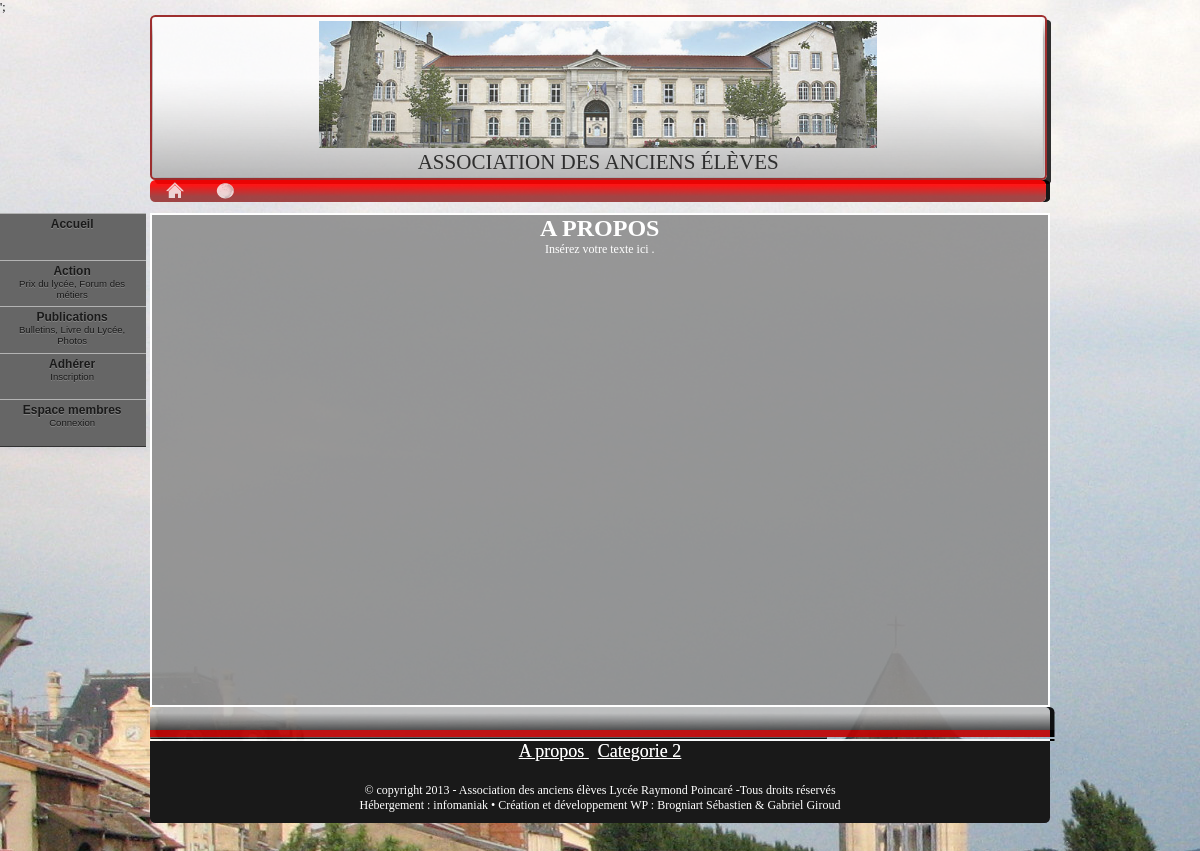
/Association-anciens-eleves/index.php?page=piedpage_categorie1, run on the app's committed database.
### tables this page shows
CREATE TABLE IF NOT EXISTS `categorie_piedpage1` (
  `id` int(11) NOT NULL AUTO_INCREMENT,
  `nom_categorie` varchar(100) NOT NULL,
  `titre` varchar(100) NOT NULL,
  `texte` text NOT NULL,
  PRIMARY KEY (`id`)
);

CREATE TABLE IF NOT EXISTS `categorie_piedpage3` (
  `id` int(11) NOT NULL AUTO_INCREMENT,
  `nom_categorie` varchar(110) NOT NULL,
  `titre` varchar(110) NOT NULL,
  `texte` text NOT NULL,
  PRIMARY KEY (`id`)
);

### Association-anciens-eleves/piedpage_categorie1.php (the view, shortened to what this page needs)
<?php
		try
	{
		$bdd = new PDO('mysql:host=localhost;dbname=texte_assoc', 'root','');
	}
		catch(Exception $e)
	{
        die('Erreur : '.$e->getMessage());
	}
	$bdd->exec("SET CHARACTER SET utf8");
	$requete=$bdd->query('SELECT titre,texte FROM categorie_piedpage1 WHERE id=1');
	while ($ligne = $requete->fetch())
	{
echo"  <center> <h1> ".$ligne["titre"]."</h1> </center> ";
echo $ligne["texte"];
}?>

### Association-anciens-eleves/include/footer.php
<?php
		try
	{
		$bdd = new PDO('mysql:host=localhost;dbname=texte_assoc', 'root','');
	}
		catch(Exception $e)
	{
        die('Erreur : '.$e->getMessage());
	}
?>
<div id="bande2">
				</div>
				<div id="piedpagehaut">
				</div>
					<div id="bande3"></div>
				<div id="bande4">
				</div>
				<div id="piedpagebas2">
					<?php
					echo'<div id="categories">';
						echo'<a class="Qui_sommes_nous" href="index.php?page=piedpage_categorie1" alt="cliquez ici">';
						$requete=$bdd->query("SELECT nom_categorie FROM categorie_piedpage1 WHERE id=1");
	while ($ligne = $requete->fetch())
	{
	echo $ligne["nom_categorie"] ;
					echo'	</a>&nbsp&nbsp';
}
						echo'<a class="trucs1" href="index.php?page=piedpage_categorie3" alt="cliquez ici">';
						$requete3=$bdd->query("SELECT nom_categorie FROM categorie_piedpage3 WHERE id=1");
						while ($ligne = $requete3->fetch())
	{
	echo $ligne["nom_categorie"] ;
						echo'</a></br></br>';
						}
							echo'</div>';
						?>
				© copyright 2013 - Association des anciens élèves Lycée Raymond Poincaré  -Tous droits réservés </br>
				Hébergement : infomaniak • Création et développement WP : Brogniart Sébastien & Gabriel Giroud
				</div>

### Association-anciens-eleves/style.css (style rules this page uses)
body { background-image: url("images/fond2.jpg"); }
div { overflow: hidden; text-align: center; }
div#bande2 { background: url(images/bande3.jpg); -moz-border-radius:7px 7px 0px 0px; -webkit-border-radius:7px 7px 0px 0px; border-radius:7px 7px 0px 0px; opacity:0.9; width:1200px; height:30px; line-height:27px; box-shadow: 6px 0px 0px black; }
div#piedpagehaut { width: 1200px; height: 10px; background-color: rgba(192,0 , 0, 0.9); box-shadow: 6px 0px 0px black; float:left; }
div#bande4 { width: 1200px; height: 2px; background-color: rgba(255,255 , 255, 0.9); box-shadow: 6px 0px 0px black; border-color:white; float:left; }
div#categories { font-size: x-large; }
div#piedpagebas2 { background-color: rgba(25,25 , 25, 1); color:white; width:1200px; height: 110px; border-radius:0px 0px 7px 7px; -moz-border-radius:0px 0px 7px 7px; -webkit-border-radius:0px 0px 7px 7px; float:left; margin-bottom:30px; }
div#bande3 { border-width:1px; border-style:outset ; border-color:black; -moz-border-radius:7px; -webkit-border-radius:7px; border-radius:7px; opacity:0.9; width:900px; margin: 0 auto ; float:left; }
.Qui_sommes_nous { text-shadow: 0px 0 0 darkgrey; color:white; width:300px; }
.trucs1 { position: relative; text-shadow: 0px 0 0 darkgrey; color:white; width:300px; }
* { border: medium none; margin: 0; padding: 0; }

### data on the page
categorie_piedpage1: titre "A PROPOS", texte "Insérez votre texte ici .", nom_categorie "A propos"
categorie_piedpage3: nom_categorie "Categorie 2"
